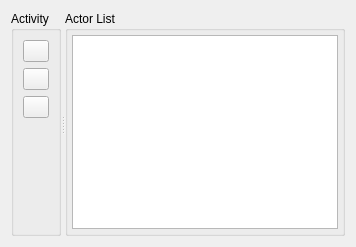
                 <widget class="QWidget" name="tab_actors">
                  <attribute name="title">
                   <string>Actors</string>
                  </attribute>
                  <layout class="QHBoxLayout" name="horizontalLayout_14">
                   <item>
                    <widget class="QSplitter" name="splitter_5">
                     <property name="orientation">
                      <enum>Qt::Horizontal</enum>
                     </property>
                     <widget class="QGroupBox" name="groupBox_spawning_actions_2">
                      <property name="maximumSize">
                       <size>
                        <width>50</width>
                        <height>16777215</height>
                       </size>
                      </property>
                      <property name="title">
                       <string>Activity</string>
                      </property>
                      <layout class="QVBoxLayout" name="verticalLayout_4">
                       <property name="spacing">
                        <number>6</number>
                       </property>
                       <property name="margin">
                        <number>9</number>
                       </property>
                       <item>
                        <widget class="QPushButton" name="pushButton_addActor">
                         <property name="toolTip">
                          <string>Add new actor</string>
                         </property>
                         <property name="text">
                          <string/>
                         </property>
                         <property name="icon">
                          <iconset resource="editor.qrc">
                           <normaloff>:/Editor/Resources/icons/PNG/onebit_31.png</normaloff>:/Editor/Resources/icons/PNG/onebit_31.png</iconset>
                         </property>
                         <property name="iconSize">
                          <size>
                           <width>20</width>
                           <height>20</height>
                          </size>
                         </property>
                         <property name="flat">
                          <bool>false</bool>
                         </property>
                        </widget>
                       </item>
                       <item>
                        <widget class="QPushButton" name="pushButton_removeActor">
                         <property name="toolTip">
                          <string>Remove selected actor</string>
                         </property>
                         <property name="text">
                          <string/>
                         </property>
                         <property name="icon">
                          <iconset resource="editor.qrc">
                           <normaloff>:/Editor/Resources/icons/PNG/onebit_32.png</normaloff>:/Editor/Resources/icons/PNG/onebit_32.png</iconset>
                         </property>
                         <property name="iconSize">
                          <size>
                           <width>20</width>
                           <height>20</height>
                          </size>
                         </property>
                        </widget>
                       </item>
                       <item>
                        <widget class="QPushButton" name="pushButton_selectActor">
                         <property name="toolTip">
                          <string>Display selected actor properties</string>
                         </property>
                         <property name="text">
                          <string/>
                         </property>
                         <property name="icon">
                          <iconset resource="editor.qrc">
                           <normaloff>:/Editor/Resources/icons/PNG/onebit_27.png</normaloff>:/Editor/Resources/icons/PNG/onebit_27.png</iconset>
                         </property>
                         <property name="iconSize">
                          <size>
                           <width>20</width>
                           <height>20</height>
                          </size>
                         </property>
                        </widget>
                       </item>
                       <item>
                        <spacer name="verticalSpacer_9">
                         <property name="orientation">
                          <enum>Qt::Vertical</enum>
                         </property>
                         <property name="sizeHint" stdset="0">
                          <size>
                           <width>20</width>
                           <height>106</height>
                          </size>
                         </property>
                        </spacer>
                       </item>
                      </layout>
                     </widget>
                     <widget class="QGroupBox" name="groupBox_actors_list">
                      <property name="title">
                       <string>Actor List</string>
                      </property>
                      <layout class="QHBoxLayout" name="horizontalLayout_12">
                       <property name="margin">
                        <number>4</number>
                       </property>
                       <item>
                        <widget class="QTableView" name="tableView_ActorList">
                         <property name="selectionMode">
                          <enum>QAbstractItemView::SingleSelection</enum>
                         </property>
                         <property name="selectionBehavior">
                          <enum>QAbstractItemView::SelectRows</enum>
                         </property>
                        </widget>
                       </item>
                      </layout>
                     </widget>
                    </widget>
                   </item>
                  </layout>
                 </widget>
